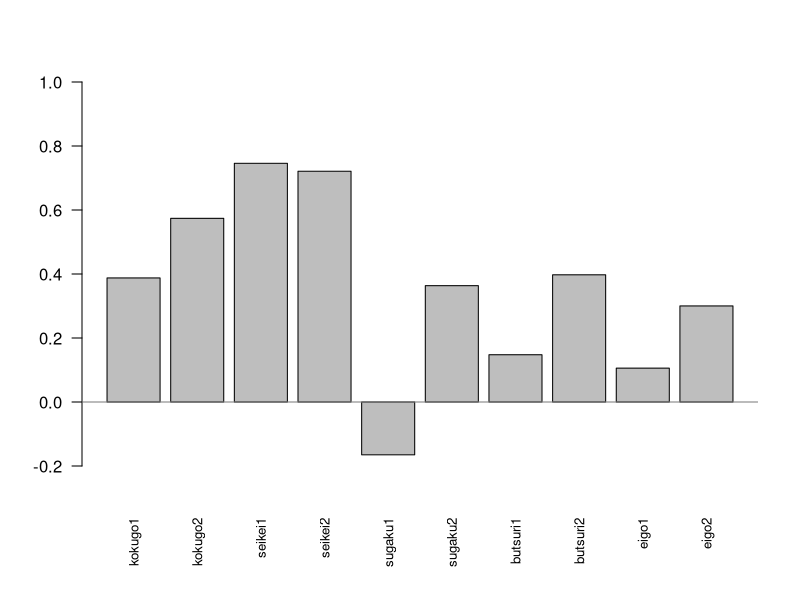
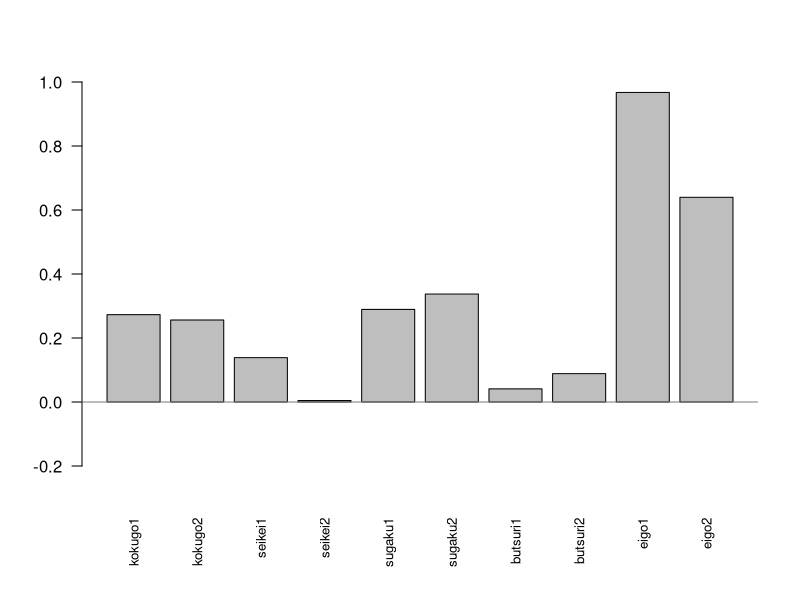
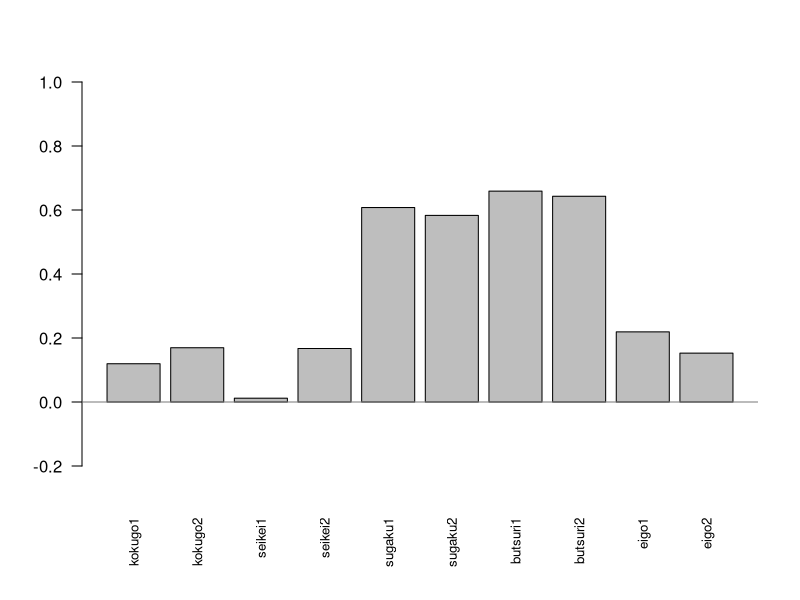

These charts were generated, in order, by the following R code:
setwd("/Users/kakigoori/Desktop/data/13")

dir.create("./answers/plots_pdf", recursive=TRUE, showWarnings=FALSE)

seiseki <- read.table("./seiseki_zenkikouki.csv", header=T, sep=",")

seiseki

head(seiseki, 5)

seiseki_fact <- factanal(seiseki[,3:12], factors=3)

seiseki_fact

names(seiseki_fact)

seiseki_fact <- factanal(seiseki[,3:12], factors=3, scores="Bartlett")

names(seiseki_fact)

head(seiseki_fact$scores, 5)

tail(seiseki_fact$scores, 5)

seiseki_fact$loadings[,1:3]

pdf("./answers/plots_pdf/18-8A_seiseki_factor1_bar.pdf", width=8, height=5.2)
barplot(seiseki_fact$loadings[,1], cex.names=0.8, las=2, ylim=c(-0.3,1))
abline(h=0, col="gray50")
dev.off()

pdf("./answers/plots_pdf/18-8A_seiseki_factor2_bar.pdf", width=8, height=5.2)
barplot(seiseki_fact$loadings[,2], cex.names=0.8, las=2, ylim=c(-0.3,1))
abline(h=0, col="gray50")
dev.off()

pdf("./answers/plots_pdf/18-8A_seiseki_factor3_bar.pdf", width=8, height=5.2)
barplot(seiseki_fact$loadings[,3], cex.names=0.8, las=2, ylim=c(-0.3,1))
abline(h=0, col="gray50")
dev.off()
